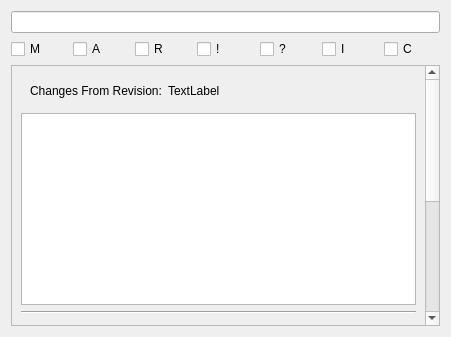
<ui version="4.0" >
 <class>StatusLayout</class>
 <widget class="QWidget" name="StatusLayout" >
  <property name="geometry" >
   <rect>
    <x>0</x>
    <y>0</y>
    <width>451</width>
    <height>337</height>
   </rect>
  </property>
  <property name="windowTitle" >
   <string>Form</string>
  </property>
  <layout class="QVBoxLayout" name="verticalLayout" >
   <item>
    <widget class="QLineEdit" name="filterEdit" />
   </item>
   <item>
    <widget class="QWidget" native="1" name="widget" >
     <layout class="QHBoxLayout" name="horizontalLayout" >
      <property name="margin" >
       <number>0</number>
      </property>
      <item>
       <widget class="QCheckBox" name="modifiedCheckBox" >
        <property name="toolTip" >
         <string>Show or Hide Modified Files</string>
        </property>
        <property name="text" >
         <string>M</string>
        </property>
       </widget>
      </item>
      <item>
       <widget class="QCheckBox" name="addedCheckBox" >
        <property name="toolTip" >
         <string>Show or Hide Added Files</string>
        </property>
        <property name="text" >
         <string>A</string>
        </property>
       </widget>
      </item>
      <item>
       <widget class="QCheckBox" name="removedCheckBox" >
        <property name="toolTip" >
         <string>Show or Hide Removed Files</string>
        </property>
        <property name="text" >
         <string>R</string>
        </property>
       </widget>
      </item>
      <item>
       <widget class="QCheckBox" name="deletedCheckBox" >
        <property name="toolTip" >
         <string>Show or Hide Deleted Files</string>
        </property>
        <property name="text" >
         <string>!</string>
        </property>
       </widget>
      </item>
      <item>
       <widget class="QCheckBox" name="unknownCheckBox" >
        <property name="toolTip" >
         <string>Show or Hide Files not tracked by the repository</string>
        </property>
        <property name="text" >
         <string>?</string>
        </property>
       </widget>
      </item>
      <item>
       <widget class="QCheckBox" name="ignoredCheckBox" >
        <property name="toolTip" >
         <string>Show or Hide Ignored Files</string>
        </property>
        <property name="text" >
         <string>I</string>
        </property>
       </widget>
      </item>
      <item>
       <widget class="QCheckBox" name="cleanCheckBox" >
        <property name="toolTip" >
         <string>Show or Hide Files with no changes.</string>
        </property>
        <property name="text" >
         <string>C</string>
        </property>
       </widget>
      </item>
     </layout>
     <zorder>filterEdit</zorder>
     <zorder>comboBox</zorder>
     <zorder>modifiedCheckBox</zorder>
     <zorder>ignoredCheckBox</zorder>
     <zorder>unknownCheckBox</zorder>
     <zorder>addedCheckBox</zorder>
     <zorder>deletedCheckBox</zorder>
     <zorder>removedCheckBox</zorder>
     <zorder>cleanCheckBox</zorder>
     <zorder>scrollArea</zorder>
    </widget>
   </item>
   <item>
    <widget class="QScrollArea" name="scrollArea" >
     <property name="horizontalScrollBarPolicy" >
      <enum>Qt::ScrollBarAlwaysOff</enum>
     </property>
     <property name="widgetResizable" >
      <bool>true</bool>
     </property>
     <widget class="QWidget" name="scrollAreaWidgetContents" >
      <property name="geometry" >
       <rect>
        <x>0</x>
        <y>-126</y>
        <width>420</width>
        <height>461</height>
       </rect>
      </property>
      <layout class="QVBoxLayout" name="verticalLayout_2" >
       <item>
        <widget class="QWidget" native="1" name="parent1Container" >
         <property name="sizePolicy" >
          <sizepolicy vsizetype="MinimumExpanding" hsizetype="Preferred" >
           <horstretch>0</horstretch>
           <verstretch>0</verstretch>
          </sizepolicy>
         </property>
         <layout class="QVBoxLayout" name="verticalLayout_4" >
          <property name="margin" >
           <number>0</number>
          </property>
          <item>
           <widget class="QWidget" native="1" name="widget_5" >
            <layout class="QHBoxLayout" name="horizontalLayout_3" >
             <item>
              <widget class="QLabel" name="label_2" >
               <property name="sizePolicy" >
                <sizepolicy vsizetype="Preferred" hsizetype="Maximum" >
                 <horstretch>0</horstretch>
                 <verstretch>0</verstretch>
                </sizepolicy>
               </property>
               <property name="text" >
                <string>Changes From Revision:</string>
               </property>
              </widget>
             </item>
             <item>
              <widget class="QLabel" name="parent1Label" >
               <property name="text" >
                <string>TextLabel</string>
               </property>
              </widget>
             </item>
            </layout>
           </widget>
          </item>
          <item>
           <widget class="QTableView" name="parent1TableView" >
            <property name="sizePolicy" >
             <sizepolicy vsizetype="MinimumExpanding" hsizetype="Expanding" >
              <horstretch>0</horstretch>
              <verstretch>0</verstretch>
             </sizepolicy>
            </property>
            <property name="verticalScrollBarPolicy" >
             <enum>Qt::ScrollBarAlwaysOff</enum>
            </property>
            <property name="alternatingRowColors" >
             <bool>false</bool>
            </property>
            <property name="selectionMode" >
             <enum>QAbstractItemView::SingleSelection</enum>
            </property>
            <property name="selectionBehavior" >
             <enum>QAbstractItemView::SelectRows</enum>
            </property>
            <property name="showGrid" >
             <bool>false</bool>
            </property>
            <property name="sortingEnabled" >
             <bool>true</bool>
            </property>
           </widget>
          </item>
         </layout>
        </widget>
       </item>
       <item>
        <widget class="QWidget" native="1" name="parent2Container" >
         <property name="enabled" >
          <bool>true</bool>
         </property>
         <property name="sizePolicy" >
          <sizepolicy vsizetype="MinimumExpanding" hsizetype="Preferred" >
           <horstretch>0</horstretch>
           <verstretch>0</verstretch>
          </sizepolicy>
         </property>
         <layout class="QVBoxLayout" name="verticalLayout_3" >
          <property name="margin" >
           <number>0</number>
          </property>
          <item>
           <widget class="Line" name="line" >
            <property name="orientation" >
             <enum>Qt::Horizontal</enum>
            </property>
           </widget>
          </item>
          <item>
           <widget class="QWidget" native="1" name="widget_2" >
            <layout class="QHBoxLayout" name="horizontalLayout_2" >
             <item>
              <widget class="QLabel" name="label" >
               <property name="sizePolicy" >
                <sizepolicy vsizetype="Preferred" hsizetype="Maximum" >
                 <horstretch>0</horstretch>
                 <verstretch>0</verstretch>
                </sizepolicy>
               </property>
               <property name="text" >
                <string>Changes From Revision:</string>
               </property>
              </widget>
             </item>
             <item>
              <widget class="QLabel" name="parent2Label" >
               <property name="text" >
                <string>TextLabel</string>
               </property>
              </widget>
             </item>
            </layout>
           </widget>
          </item>
          <item>
           <widget class="QTableView" name="parent2TableView" >
            <property name="sizePolicy" >
             <sizepolicy vsizetype="MinimumExpanding" hsizetype="Expanding" >
              <horstretch>0</horstretch>
              <verstretch>0</verstretch>
             </sizepolicy>
            </property>
            <property name="verticalScrollBarPolicy" >
             <enum>Qt::ScrollBarAlwaysOff</enum>
            </property>
            <property name="alternatingRowColors" >
             <bool>false</bool>
            </property>
            <property name="selectionMode" >
             <enum>QAbstractItemView::SingleSelection</enum>
            </property>
            <property name="selectionBehavior" >
             <enum>QAbstractItemView::SelectRows</enum>
            </property>
            <property name="showGrid" >
             <bool>false</bool>
            </property>
            <property name="sortingEnabled" >
             <bool>true</bool>
            </property>
           </widget>
          </item>
         </layout>
        </widget>
       </item>
      </layout>
     </widget>
    </widget>
   </item>
  </layout>
 </widget>
 <resources/>
 <connections/>
</ui>
